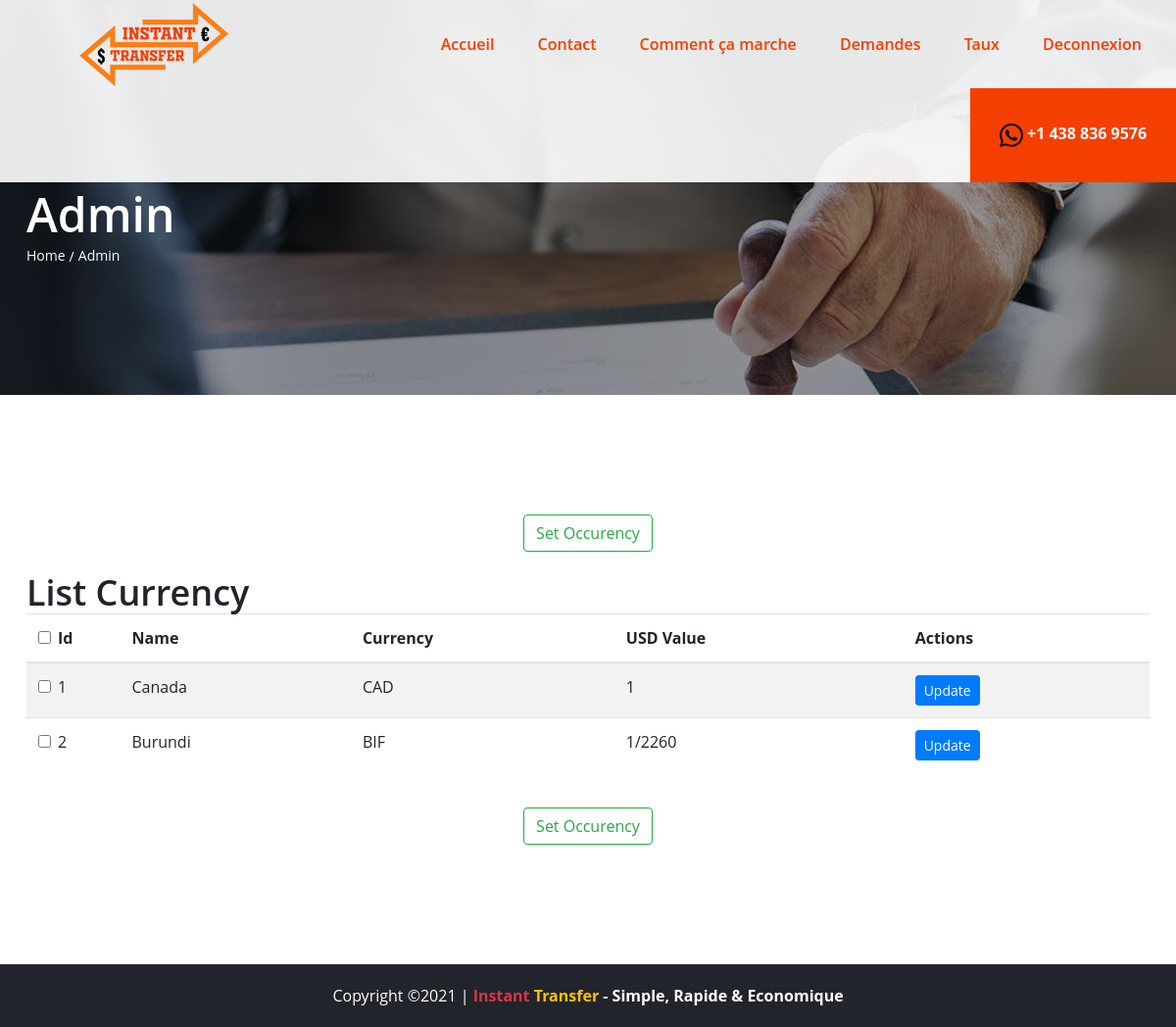
Before: /converter/cv-admin/ (signed in) with the older database file.
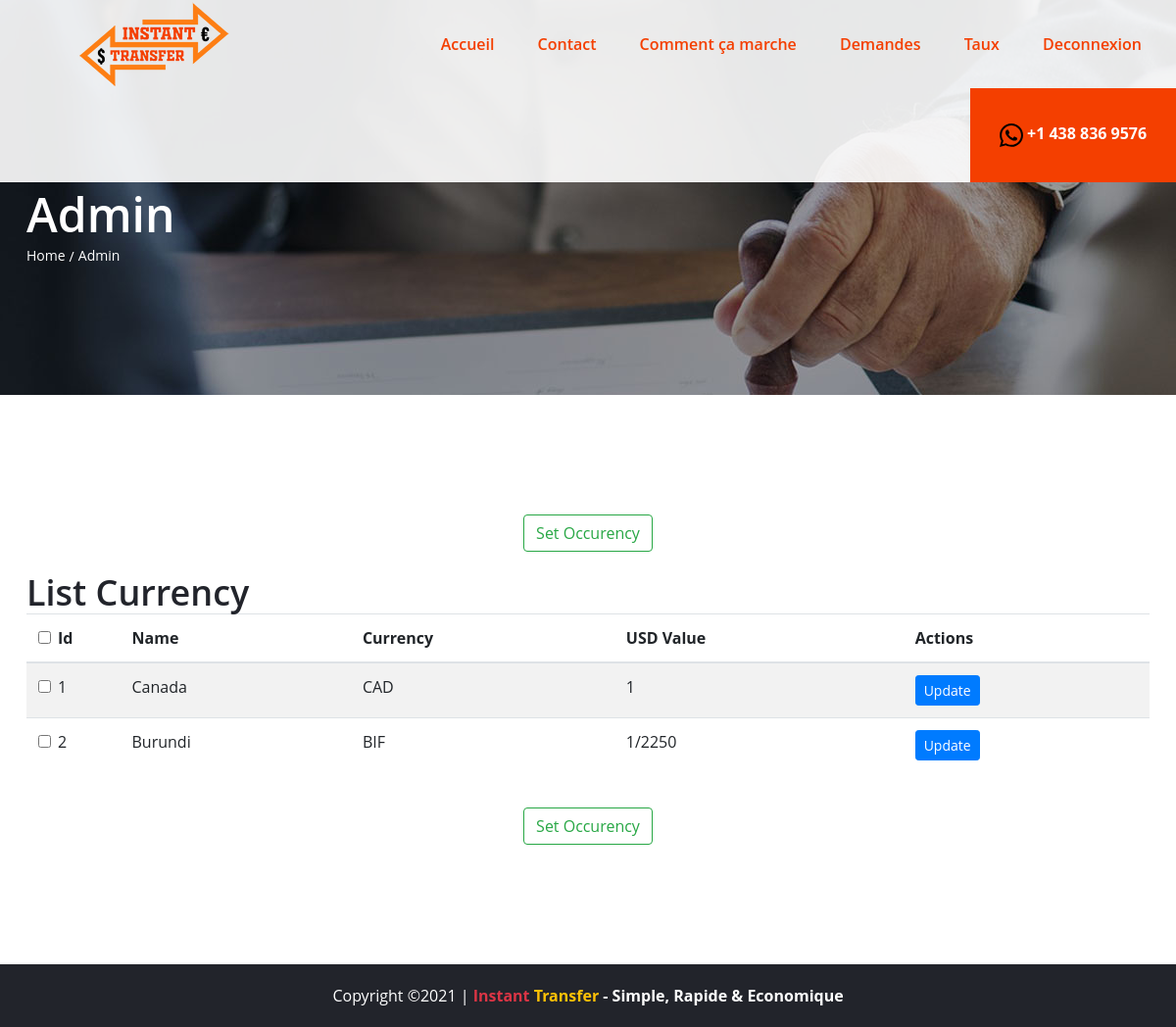
After: the same page with the newer database file.
### currencyConverter/models.py (models this page shows, shortened)
class Country(models.Model):
	name = models.CharField(max_length=20)
	currency = models.CharField(max_length=20)
	usd_value = models.CharField(max_length=20)

### currencyConverter/views.py (the view)
# urls.py: path('cv-admin/', views.AdminView, name='admin'),
@login_required(login_url=('login'))
def AdminView(request):
	adm = True
	template = 'admin.html'
	countries = Country.objects.all()
	if 'addCurrency' in request.POST:
		return redirect('addCurrency')
	return render(request, template, locals())

### currencyConverter/templates/admin.html (shortened to what this page needs)
{% extends 'index.html' %}
{% load static %}
{% block banner %}
    <section class="page-top-section set-bg" data-setbg="{% static 'img/page-top-bg/4.jpg' %} ">
        <div class="container">
            <h2>Admin</h2>
            <nav class="site-breadcrumb">
                <a class="sb-item" href="#">Home</a>
                <span class="sb-item active">Admin</span>
            </nav>
        </div>
    </section>
{% endblock banner %}
{% block content %}
<section class="admin-section spad">
    {% if adm %}
	    <div class="container">
	      <div class="row justify-content-center">
	        <div class="col-md-7 heading-section ftco-animate text-center">
	          <div class="card-body m-auto">
	              <form method="post" action=".">
	              	<button type="submit" name="addCurrency" class="btn btn-outline-success">
                            Set Occurency
                    </button>
	              </form>
	          </div>
	        </div>
	      </div>
	    </div>
        <div class="container">
                <div class="table-responsive">
                  <h2 class="sub-header ">List Currency</h2>
                    <table class="table table-striped table-hover">
                      <thead>
                      	<tr>
                            <th >
                                <div class="form-check">
                                    <input type="checkbox" class="form-check-input checkAll">
                                    <label class="form-check-label">Id</label>
                                </div>
                            </th>
                            <th>Name</th>
                            <th>Currency</th>
                            <th>USD Value</th>
                            <th>Actions</th>
                        </tr>
                      </thead>
                      <tbody>
                        {% for country in countries %}
        	                <tr>
        	                    <td class="col-md-1">
        	                        <div class="form-check">
        	                            <input type="checkbox" class="form-check-input">
        	                            <label class="form-check-label">{{ country.id }}</label>
        	                        </div>
        	                    </td>
        	                    <td >{{ country.name }}</td>
        	                    <td >{{ country.currency }}</td>
        	                    <td >{{ country.usd_value }}</td>
        	                    <td >
        	                        <a type="button" href="{% url 'update' country.id %}" class="btn btn-primary btn-sm">Update</a>
        	                    </td>
        	                </tr>
        	               {% endfor %}
                      </tbody>
                    </table>
                </div>
        </div>
    	<div class="section " >
    	    <div class="container">
    	      <div class="row justify-content-center">
    	        <div class="col-md-7 heading-section ftco-animate text-center">
    	          <div class="card-body m-auto">
    	              <form method="post" action=".">
                            <button type="submit" name="addCurrency" class="btn btn-outline-success">
                                Set Occurency
                            </button>
    	              </form>
    	          </div>
    	        </div>
    	      </div>
    	    </div>
        </div>
    {% endif %}
</section>
{% endblock content %}

Changed rows visible on the page:
changed Country "Burundi": usd_value "1/2260" → "1/2250"
